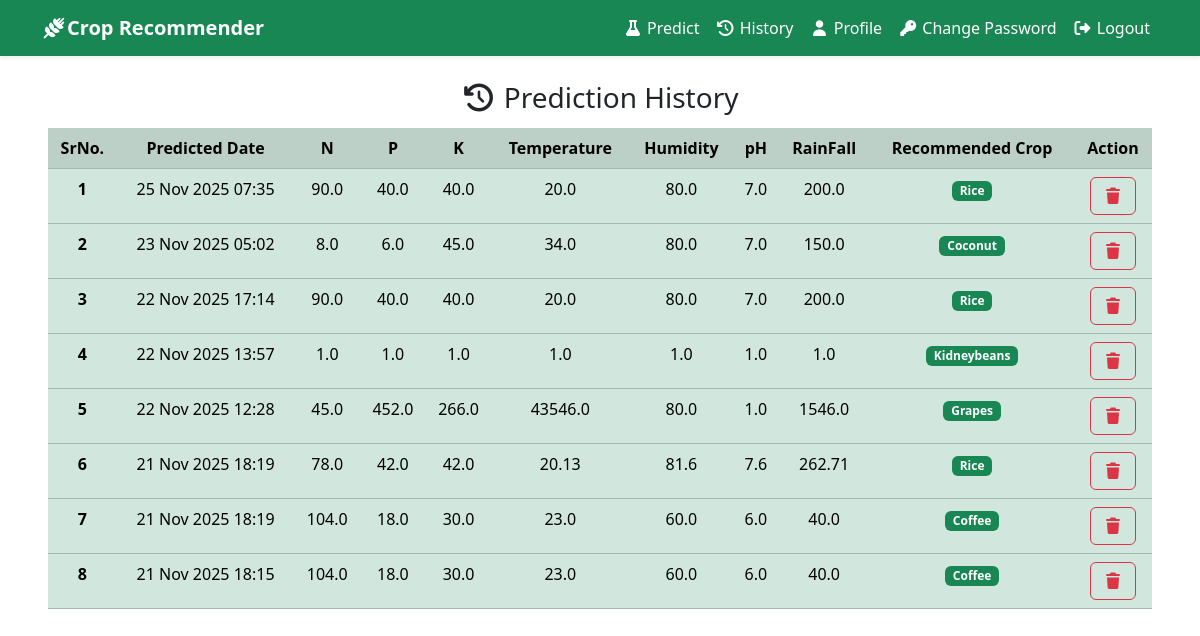
/user_history/ (signed in), run on an earlier commit of the app's database.
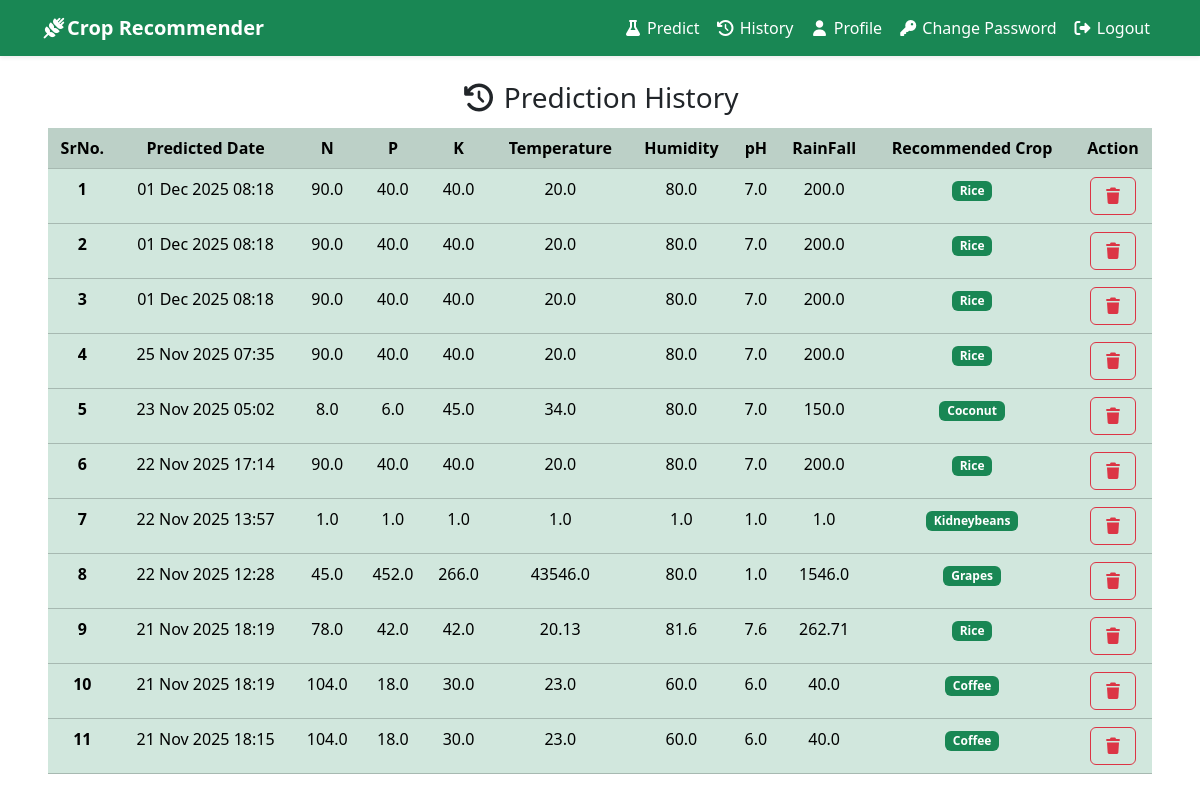
And on a later commit of the database.
### recommender/models.py (models this page shows, shortened)
class Prediction(models.Model):
    user = models.ForeignKey(User,on_delete=models.CASCADE,related_name='predictions')
    N = models.FloatField()
    P = models.FloatField()
    K = models.FloatField()
    temperature = models.FloatField()
    humidity = models.FloatField()
    ph = models.FloatField()
    rainfall = models.FloatField()
    predicted_label = models.CharField(max_length=100)
    created_at = models.DateTimeField(auto_now_add = True)
    class Meta:
        ordering = ['-created_at']

### recommender/views.py (the view)
# urls.py: path('user_history/',UserHistoryView,name="user_history"),
@login_required
def UserHistoryView(request):
    predictions = Prediction.objects.filter(user=request.user)
    return render(request,"history.html",locals())

### recommender/templates/history.html
{% extends 'base.html' %}
{% block content %}
<div class="text-center mx-4 ">
    <h3> <i class="fa-solid mb-2 mt-1 fa-clock-rotate-left"></i> Prediction History</h3>
    <div class="table-responsive">
        <table class="table table-success  table-hover">
            <thead>
                <tr class="table-active">
                    <th scope="col">SrNo.</th>
                    <th scope="col">Predicted Date</th>
                    <th scope="col">N</th>
                    <th scope="col">P</th>
                    <th scope="col">K</th>
                    <th scope="col">Temperature</th>
                    <th scope="col">Humidity</th>
                    <th scope="col">pH</th>
                    <th scope="col">RainFall</th>
                    <th scope="col">Recommended Crop</th>
                    <th scope="col">Action</th>
                </tr>
            </thead>
            <tbody>
                {% for p in predictions %}
                <tr>
                    <th>{{forloop.counter}}</th>
                    <td>{{p.created_at|date:"d M Y H:i"}}</td>
                    <td>{{p.N}}</td>
                    <td>{{p.P}}</td>
                    <td>{{p.K}}</td>
                    <td>{{p.temperature}}</td>
                    <td>{{p.humidity}}</td>
                    <td>{{p.ph}}</td>
                    <td>{{p.rainfall}}</td>
                    <td><span class="badge bg-success">{{p.predicted_label|title}}</span></td>
                    <td><a href="{% url 'user_delete_pred' p.id %}" class="btn btn-outline-danger"
                            onclick="return confirm('Delete this entry? This cannot be undone')"><i
                                class="fa-solid fa-trash"></i></a>
                    </td>
                </tr>
                {% endfor %}
            </tbody>
        </table>
    </div>
</div>
{% endblock %}

What changed in the data, as far as the page shows it:
added Prediction: created_at "01 Dec 2025 08:18", N "90.0", P "40.0", K "40.0", temperature "20.0", humidity "80.0", ph "7.0", rainfall "200.0", predicted_label "Rice"
added Prediction: created_at "01 Dec 2025 08:18", N "90.0", P "40.0", K "40.0", temperature "20.0", humidity "80.0", ph "7.0", rainfall "200.0", predicted_label "Rice"
added Prediction: created_at "01 Dec 2025 08:18", N "90.0", P "40.0", K "40.0", temperature "20.0", humidity "80.0", ph "7.0", rainfall "200.0", predicted_label "Rice"
